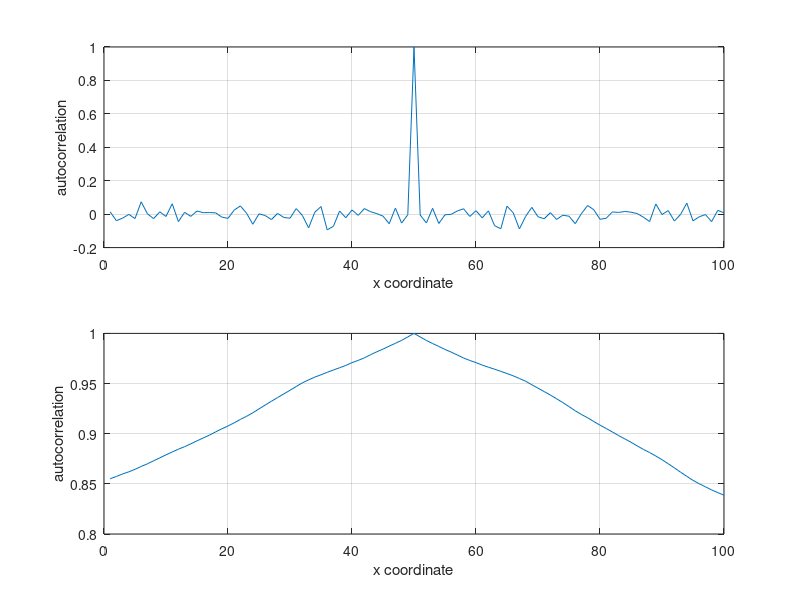

MATLAB code for this plot:
function [] = self_similarity()

    c = [];
    a = rand(1000, 1);
    % we count correlation for random values
    for i = -49:50
        c = [c corr(a(100:900), a(100 + i:900 + i))];
    end
    
    subplot(2, 1, 1);
    plot(c);
    grid on;
    xlabel('x coordinate');
    ylabel('autocorrelation');
    
    x = 0;
    
    for i = 2:1000
        x = [x x(i - 1) + randn()];
    end
    
    c = [];
    % we count correlation for Brownian
    for i = -49:50
        c = [c corr(x(100:900)', x(100 + i:900 + i)')];
    end
    
    subplot(2, 1, 2);
    stairs(-49:50, c);
    
    plot(c);
    grid on;
    xlabel('x coordinate');
    ylabel('autocorrelation');
end